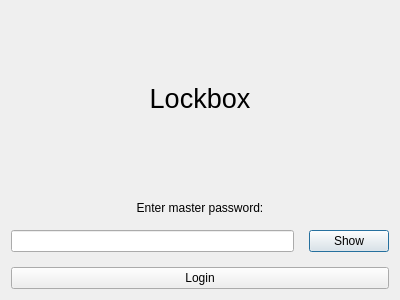
<?xml version="1.0" encoding="UTF-8"?>
<ui version="4.0">
 <class>LoginDialog</class>
 <widget class="QDialog" name="LoginDialog">
  <property name="geometry">
   <rect>
    <x>0</x>
    <y>0</y>
    <width>400</width>
    <height>300</height>
   </rect>
  </property>
  <property name="windowTitle">
   <string>Dialog</string>
  </property>
  <layout class="QVBoxLayout" name="verticalLayout_2">
   <property name="spacing">
    <number>15</number>
   </property>
   <item>
    <layout class="QVBoxLayout" name="verticalLayout">
     <property name="spacing">
      <number>15</number>
     </property>
     <item>
      <widget class="QLabel" name="title">
       <property name="font">
        <font>
         <pointsize>20</pointsize>
        </font>
       </property>
       <property name="text">
        <string>Lockbox</string>
       </property>
       <property name="alignment">
        <set>Qt::AlignmentFlag::AlignCenter</set>
       </property>
       <property name="margin">
        <number>5</number>
       </property>
      </widget>
     </item>
     <item>
      <widget class="QLabel" name="loginLabel">
       <property name="sizePolicy">
        <sizepolicy hsizetype="Preferred" vsizetype="Maximum">
         <horstretch>0</horstretch>
         <verstretch>0</verstretch>
        </sizepolicy>
       </property>
       <property name="text">
        <string>Enter master password:</string>
       </property>
       <property name="alignment">
        <set>Qt::AlignmentFlag::AlignCenter</set>
       </property>
      </widget>
     </item>
     <item>
      <layout class="QHBoxLayout" name="horizontalLayout">
       <item>
        <widget class="QLineEdit" name="passwordEdit">
         <property name="echoMode">
          <enum>QLineEdit::EchoMode::Password</enum>
         </property>
         <property name="alignment">
          <set>Qt::AlignmentFlag::AlignCenter</set>
         </property>
        </widget>
       </item>
       <item>
        <widget class="QPushButton" name="showPassButton">
         <property name="text">
          <string>Show</string>
         </property>
        </widget>
       </item>
      </layout>
     </item>
     <item>
      <widget class="QPushButton" name="loginButton">
       <property name="sizePolicy">
        <sizepolicy hsizetype="MinimumExpanding" vsizetype="Fixed">
         <horstretch>0</horstretch>
         <verstretch>0</verstretch>
        </sizepolicy>
       </property>
       <property name="text">
        <string>Login</string>
       </property>
      </widget>
     </item>
    </layout>
   </item>
  </layout>
 </widget>
 <resources/>
 <connections/>
</ui>
